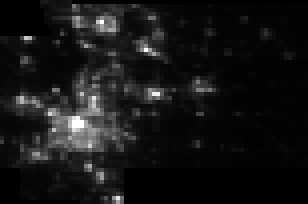
#> input picture satellite_images/akron_2017.tif, 77 x 51 px (shown 4 times larger); its folder holds 4 pictures in this run
$ python pca.py
#> lines starting #> are read from the running program, lines starting #| are printed output that depends on the picture
### code/data_pipeline.py
import pandas as pd
import numpy as np
import glob
import cv2
import re
from scipy.ndimage.measurements import center_of_mass
from skimage import io

def read_in_and_tag_images(filepath, search_string):
    """Read in images from a directory and return a list of image arrays and their labels"""
#> called with filepath = '../satellite_images/*.tif', search_string = '../satellite_images/(.*).tif'

    # Append images to list as 2d numpy arrays and image names
    path = glob.glob(filepath)
    imgs = []
    names = []
    for img in path:
        n = cv2.imread(img)
#> n is the input picture: shape (51, 77, 3); min 0, max 255, mean 21.4
        imgs.append(n)
        names.append(img)

    # Create a list of cbsas names and zip the names and images to a list
    result = [re.search(search_string, cbsa).group(1) for cbsa in names]
    return list(zip(result, imgs))


def crop_images(list_of_images):
    """Crop each image to a 38x38 image and create a dictionary with the keys as the cropped
       pictures and their labels as the values"""

    cropped_check = []
    cropped_images = []
    names = []

    # Find the centroid of the image and crop the image to become a 38x38 image
    for idx, img in enumerate(list_of_images):
        names.append(img[0])
        centroid = [int(round(i)) for i in center_of_mass(img[1])[0:2]]
        crop = img[1][centroid[0]-19:centroid[0]+19, centroid[1]-19:centroid[1]+19]
        cropped_images.append(crop.flatten())
        cropped_check.append(crop)
#> this loop made 4 passes
#> pass 1, in crop_images, `crop = img[1][centroid[0]-19:centroid[0]+19, centroid[1]-19:centroid[1..`:
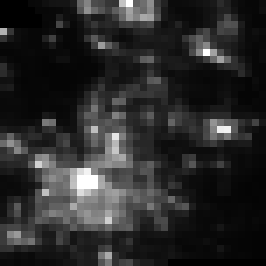
#> crop: shape (38, 38, 3) (shown 7 times larger); min 0, max 255, mean 42
#> pass 2, in crop_images, `crop = img[1][centroid[0]-19:centroid[0]+19, centroid[1]-19:centroid[1..`:
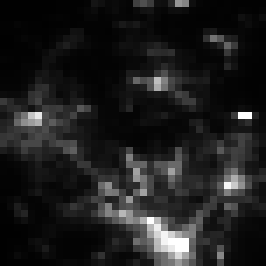
#> crop: shape (38, 38, 3) (shown 7 times larger); min 1, max 255, mean 29.8
#> pass 3, in crop_images, `crop = img[1][centroid[0]-19:centroid[0]+19, centroid[1]-19:centroid[1..`:
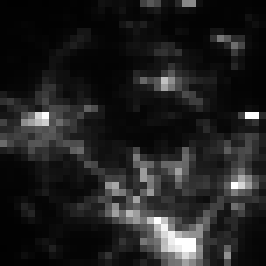
#> crop: shape (38, 38, 3) (shown 7 times larger); min 1, max 255, mean 32.6
#> after the loop:
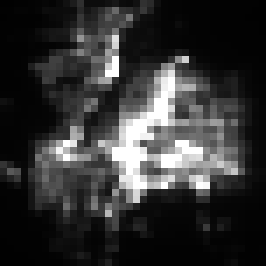
#> crop: shape (38, 38, 3) (shown 7 times larger); min 1, max 255, mean 50.6

    # Check all shapes of all of the images and return a dictionary with names as keys and cropped images as values
    for img in cropped_check:
        if img.shape != (38, 38, 3):
            raise Exception('One or more cropped images did not have the size (38, 38, 0)')
        else:
            return dict(list(zip(names, cropped_images)))


def create_dataframe(image_dict, y_filepath):
    """Takes the image dictionary and GDP values and merges them into one DataFrame"""

    # Create DataFrame of features
    dfX = pd.DataFrame(data=image_dict).T.reset_index()
    dfX.rename(columns={'index':'city'}, inplace=True)
    col_headers = ['p' + str(col) for col in dfX.columns]
    col_headers.insert(0, 'cbsa')
    col_headers.remove('pcity')
    dfX.columns = col_headers
    dfX = dfX.set_index("cbsa")

    # Average Pixel Intensity
    dfX['average_pixel_intensity'] = [sum(dfX.iloc[cbsa, 0:4332])/len(dfX.columns[0:4332]) for cbsa in range(len(dfX))]

    # Pixel max_pixel_intensity
    dfX['pixel_intensity'] = [sum(dfX.iloc[cbsa, 0:4332]) for cbsa in range(len(dfX))]

    # Max Pixel Intensity
    dfX['max_pixel_intensity'] = [max(dfX.iloc[cbsa, 0:4332]) for cbsa in range(len(dfX))]

    # Create Dataframe of targets
#> (the run stopped early here; a loop or call above may not have finished)
